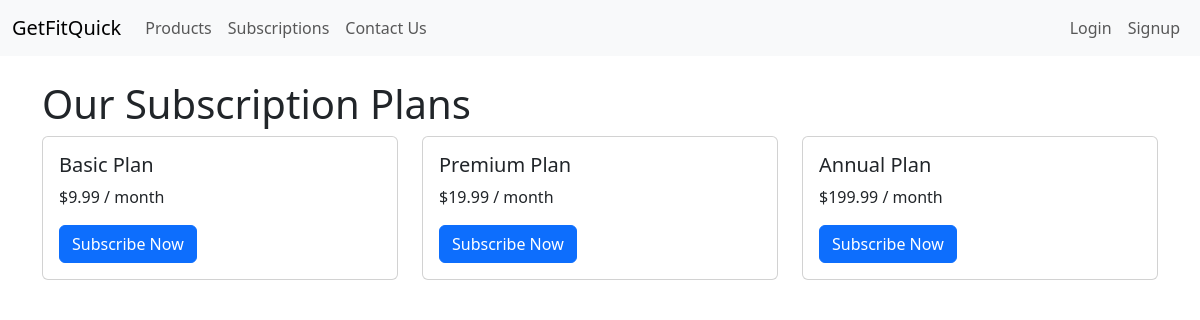
The page /subscriptions/ on the database its author committed.
### subscriptions/models.py (models this page shows, shortened)
class SubscriptionPlan(models.Model):
    name = models.CharField(max_length=100)
    description = models.TextField()
    price = models.DecimalField(max_digits=10, decimal_places=2)
    duration_in_months = models.IntegerField()

### subscriptions/views.py (the view)
# urls.py: path('', views.subscription_list, name='subscription_list'),
def subscription_list(request):
    plans = SubscriptionPlan.objects.all()
    return render(request, 'subscriptions/subscription_list.html', {'plans': plans})

### subscriptions/templates/subscriptions/subscription_list.html (shortened to what this page needs)
{% extends 'base.html' %}
{% block content %}
    <h1>Our Subscription Plans</h1>
    <div class="row">
        {% for plan in plans %}
            <div class="col-md-4">
                <div class="card mb-4">
                    <div class="card-body">
                        <h5 class="card-title">{{ plan.name }}</h5>
                        <p class="card-text">${{ plan.price }} / month</p>
                        <a href="#" class="btn btn-primary">Subscribe Now</a>
                    </div>
                </div>
            </div>
        {% empty %}
            <p>No subscription plans available.</p>
        {% endfor %}
    </div>
{% endblock %}

### rows shown on the page
SubscriptionPlan: name "Basic Plan", price "9.99"
SubscriptionPlan: name "Premium Plan", price "19.99"
SubscriptionPlan: name "Annual Plan", price "199.99"
